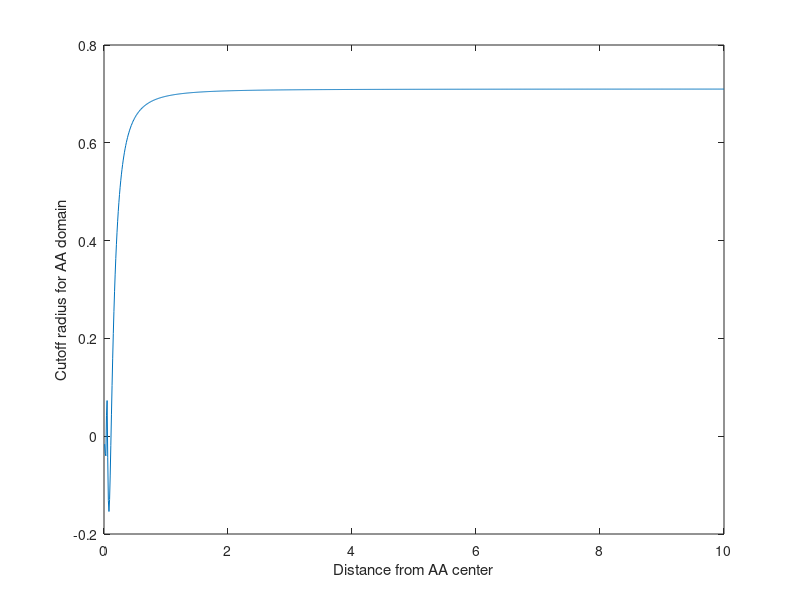

Recreate this plot in MATLAB.
% critical_amplitude_Tadmor_test.m

a = 1.42;
ampcrit = @(r) 2.*r.*sin(a./(4.*r));

figure;
r = 0:0.01:10;
ampcrits = ampcrit(r);
plot(r,ampcrits);
xlabel('Distance from AA center');
ylabel('Cutoff radius for AA domain');



